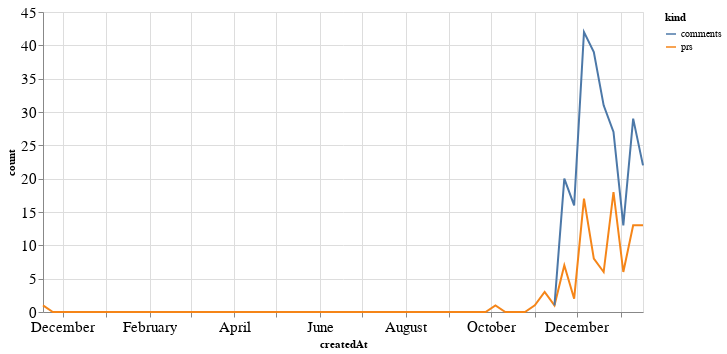

Notebook source saved alongside this figure:
### Code cell
alt.Chart(total_time, width=600).mark_line().encode(
    x='createdAt',
    y='count',
    color='kind'
)

### Figure 1 — Vega-Lite specification as saved in the notebook (floating-point values rounded to 4 significant figures)
{"config": {"axisLeft": {"labelFontSize": 15}, "axisBottom": {"labelFontSize": 15}}, "data": {"name": "data-1f199f01b3df3b280481bcd625298abf"}, "mark": "line", "encoding": {"color": {"type": "nominal", "field": "kind"}, "x": {"type": "temporal", "field": "createdAt"}, "y": {"type": "quantitative", "field": "count"}}, "width": 600, "$schema": "https://vega.github.io/schema/vega-lite/v4.8.1.json", "datasets": {"data-1f199f01b3df3b280481bcd625298abf": [{"createdAt": "2019-11-17T00:00:00", "kind": "prs", "count": 1.0}, {"createdAt": "2019-11-24T00:00:00", "kind": "prs", "count": 0.0}, {"createdAt": "2019-12-01T00:00:00", "kind": "prs", "count": 0.0}, {"createdAt": "2019-12-08T00:00:00", "kind": "prs", "count": 0.0}, {"createdAt": "2019-12-15T00:00:00", "kind": "prs", "count": 0.0}, {"createdAt": "2019-12-22T00:00:00", "kind": "prs", "count": 0.0}, {"createdAt": "2019-12-29T00:00:00", "kind": "prs", "count": 0.0}, {"createdAt": "2020-01-05T00:00:00", "kind": "prs", "count": 0.0}, {"createdAt": "2020-01-12T00:00:00", "kind": "prs", "count": 0.0}, {"createdAt": "2020-01-19T00:00:00", "kind": "prs", "count": 0.0}, {"createdAt": "2020-01-26T00:00:00", "kind": "prs", "count": 0.0}, {"createdAt": "2020-02-02T00:00:00", "kind": "prs", "count": 0.0}, {"createdAt": "2020-02-09T00:00:00", "kind": "prs", "count": 0.0}, {"createdAt": "2020-02-16T00:00:00", "kind": "prs", "count": 0.0}, {"createdAt": "2020-02-23T00:00:00", "kind": "prs", "count": 0.0}, {"createdAt": "2020-03-01T00:00:00", "kind": "prs", "count": 0.0}, {"createdAt": "2020-03-08T00:00:00", "kind": "prs", "count": 0.0}, {"createdAt": "2020-03-15T00:00:00", "kind": "prs", "count": 0.0}, {"createdAt": "2020-03-22T00:00:00", "kind": "prs", "count": 0.0}, {"createdAt": "2020-03-29T00:00:00", "kind": "prs", "count": 0.0}, {"createdAt": "2020-04-05T00:00:00", "kind": "prs", "count": 0.0}, {"createdAt": "2020-04-12T00:00:00", "kind": "prs", "count": 0.0}, {"createdAt": "2020-04-19T00:00:00", "kind": "prs", "count": 0.0}, {"createdAt": "2020-04-26T00:00:00", "kind": "prs", "count": 0.0}, {"createdAt": "2020-05-03T00:00:00", "kind": "prs", "count": 0.0}, {"createdAt": "2020-05-10T00:00:00", "kind": "prs", "count": 0.0}, {"createdAt": "2020-05-17T00:00:00", "kind": "prs", "count": 0.0}, {"createdAt": "2020-05-24T00:00:00", "kind": "prs", "count": 0.0}, {"createdAt": "2020-05-31T00:00:00", "kind": "prs", "count": 0.0}, {"createdAt": "2020-06-07T00:00:00", "kind": "prs", "count": 0.0}, {"createdAt": "2020-06-14T00:00:00", "kind": "prs", "count": 0.0}, {"createdAt": "2020-06-21T00:00:00", "kind": "prs", "count": 0.0}, {"createdAt": "2020-06-28T00:00:00", "kind": "prs", "count": 0.0}, {"createdAt": "2020-07-05T00:00:00", "kind": "prs", "count": 0.0}, {"createdAt": "2020-07-12T00:00:00", "kind": "prs", "count": 0.0}, {"createdAt": "2020-07-19T00:00:00", "kind": "prs", "count": 0.0}, {"createdAt": "2020-07-26T00:00:00", "kind": "prs", "count": 0.0}, {"createdAt": "2020-08-02T00:00:00", "kind": "prs", "count": 0.0}, {"createdAt": "2020-08-09T00:00:00", "kind": "prs", "count": 0.0}, {"createdAt": "2020-08-16T00:00:00", "kind": "prs", "count": 0.0}, {"createdAt": "2020-08-23T00:00:00", "kind": "prs", "count": 0.0}, {"createdAt": "2020-08-30T00:00:00", "kind": "prs", "count": 0.0}, {"createdAt": "2020-09-06T00:00:00", "kind": "prs", "count": 0.0}, {"createdAt": "2020-09-13T00:00:00", "kind": "prs", "count": 0.0}, {"createdAt": "2020-09-20T00:00:00", "kind": "prs", "count": 0.0}, {"createdAt": "2020-09-27T00:00:00", "kind": "prs", "count": 0.0}, {"createdAt": "2020-10-04T00:00:00", "kind": "prs", "count": 1.0}, {"createdAt": "2020-10-11T00:00:00", "kind": "prs", "count": 0.0}, {"createdAt": "2020-10-18T00:00:00", "kind": "prs", "count": 0.0}, {"createdAt": "2020-10-25T00:00:00", "kind": "prs", "count": 0.0}, {"createdAt": "2020-11-01T00:00:00", "kind": "prs", "count": 1.0}, {"createdAt": "2020-11-08T00:00:00", "kind": "prs", "count": 3.0}, {"createdAt": "2020-11-15T00:00:00", "kind": "prs", "count": 1.0}, {"createdAt": "2020-11-22T00:00:00", "kind": "prs", "count": 7.0}, {"createdAt": "2020-11-29T00:00:00", "kind": "prs", "count": 2.0}, {"createdAt": "2020-12-06T00:00:00", "kind": "prs", "count": 17.0}, {"createdAt": "2020-12-13T00:00:00", "kind": "prs", "count": 8.0}, {"createdAt": "2020-12-20T00:00:00", "kind": "prs", "count": 6.0}, {"createdAt": "2020-12-27T00:00:00", "kind": "prs", "count": 18.0}, {"createdAt": "2021-01-03T00:00:00", "kind": "prs", "count": 6.0}, {"createdAt": "2021-01-10T00:00:00", "kind": "prs", "count": 13.0}, {"createdAt": "2021-01-17T00:00:00", "kind": "prs", "count": 13.0}, {"createdAt": "2019-11-17T00:00:00", "kind": "comments", "count": null}, {"createdAt": "2019-11-24T00:00:00", "kind": "comments", "count": null}, {"createdAt": "2019-12-01T00:00:00", "kind": "comments", "count": null}, {"createdAt": "2019-12-08T00:00:00", "kind": "comments", "count": null}, {"createdAt": "2019-12-15T00:00:00", "kind": "comments", "count": null}, {"createdAt": "2019-12-22T00:00:00", "kind": "comments", "count": null}, {"createdAt": "2019-12-29T00:00:00", "kind": "comments", "count": null}, {"createdAt": "2020-01-05T00:00:00", "kind": "comments", "count": null}, {"createdAt": "2020-01-12T00:00:00", "kind": "comments", "count": null}, {"createdAt": "2020-01-19T00:00:00", "kind": "comments", "count": null}, {"createdAt": "2020-01-26T00:00:00", "kind": "comments", "count": null}, {"createdAt": "2020-02-02T00:00:00", "kind": "comments", "count": null}, {"createdAt": "2020-02-09T00:00:00", "kind": "comments", "count": null}, {"createdAt": "2020-02-16T00:00:00", "kind": "comments", "count": null}, {"createdAt": "2020-02-23T00:00:00", "kind": "comments", "count": null}, {"createdAt": "2020-03-01T00:00:00", "kind": "comments", "count": null}, {"createdAt": "2020-03-08T00:00:00", "kind": "comments", "count": null}, {"createdAt": "2020-03-15T00:00:00", "kind": "comments", "count": null}, {"createdAt": "2020-03-22T00:00:00", "kind": "comments", "count": null}, {"createdAt": "2020-03-29T00:00:00", "kind": "comments", "count": null}, {"createdAt": "2020-04-05T00:00:00", "kind": "comments", "count": null}, {"createdAt": "2020-04-12T00:00:00", "kind": "comments", "count": null}, {"createdAt": "2020-04-19T00:00:00", "kind": "comments", "count": null}, {"createdAt": "2020-04-26T00:00:00", "kind": "comments", "count": null}, {"createdAt": "2020-05-03T00:00:00", "kind": "comments", "count": null}, {"createdAt": "2020-05-10T00:00:00", "kind": "comments", "count": null}, {"createdAt": "2020-05-17T00:00:00", "kind": "comments", "count": null}, {"createdAt": "2020-05-24T00:00:00", "kind": "comments", "count": null}, {"createdAt": "2020-05-31T00:00:00", "kind": "comments", "count": null}, {"createdAt": "2020-06-07T00:00:00", "kind": "comments", "count": null}, {"createdAt": "2020-06-14T00:00:00", "kind": "comments", "count": null}, {"createdAt": "2020-06-21T00:00:00", "kind": "comments", "count": null}, {"createdAt": "2020-06-28T00:00:00", "kind": "comments", "count": null}, {"createdAt": "2020-07-05T00:00:00", "kind": "comments", "count": null}, {"createdAt": "2020-07-12T00:00:00", "kind": "comments", "count": null}, {"createdAt": "2020-07-19T00:00:00", "kind": "comments", "count": null}, {"createdAt": "2020-07-26T00:00:00", "kind": "comments", "count": null}, {"createdAt": "2020-08-02T00:00:00", "kind": "comments", "count": null}, {"createdAt": "2020-08-09T00:00:00", "kind": "comments", "count": null}, {"createdAt": "2020-08-16T00:00:00", "kind": "comments", "count": null}, {"createdAt": "2020-08-23T00:00:00", "kind": "comments", "count": null}, {"createdAt": "2020-08-30T00:00:00", "kind": "comments", "count": null}, {"createdAt": "2020-09-06T00:00:00", "kind": "comments", "count": null}, {"createdAt": "2020-09-13T00:00:00", "kind": "comments", "count": null}, {"createdAt": "2020-09-20T00:00:00", "kind": "comments", "count": null}, {"createdAt": "2020-09-27T00:00:00", "kind": "comments", "count": null}, {"createdAt": "2020-10-04T00:00:00", "kind": "comments", "count": null}, {"createdAt": "2020-10-11T00:00:00", "kind": "comments", "count": null}, {"createdAt": "2020-10-18T00:00:00", "kind": "comments", "count": null}, {"createdAt": "2020-10-25T00:00:00", "kind": "comments", "count": null}, {"createdAt": "2020-11-01T00:00:00", "kind": "comments", "count": null}, {"createdAt": "2020-11-08T00:00:00", "kind": "comments", "count": null}, {"createdAt": "2020-11-15T00:00:00", "kind": "comments", "count": 1.0}, {"createdAt": "2020-11-22T00:00:00", "kind": "comments", "count": 20.0}, {"createdAt": "2020-11-29T00:00:00", "kind": "comments", "count": 16.0}, {"createdAt": "2020-12-06T00:00:00", "kind": "comments", "count": 42.0}, {"createdAt": "2020-12-13T00:00:00", "kind": "comments", "count": 39.0}, {"createdAt": "2020-12-20T00:00:00", "kind": "comments", "count": 31.0}, {"createdAt": "2020-12-27T00:00:00", "kind": "comments", "count": 27.0}, {"createdAt": "2021-01-03T00:00:00", "kind": "comments", "count": 13.0}, {"createdAt": "2021-01-10T00:00:00", "kind": "comments", "count": 29.0}, {"createdAt": "2021-01-17T00:00:00", "kind": "comments", "count": 22.0}]}}
